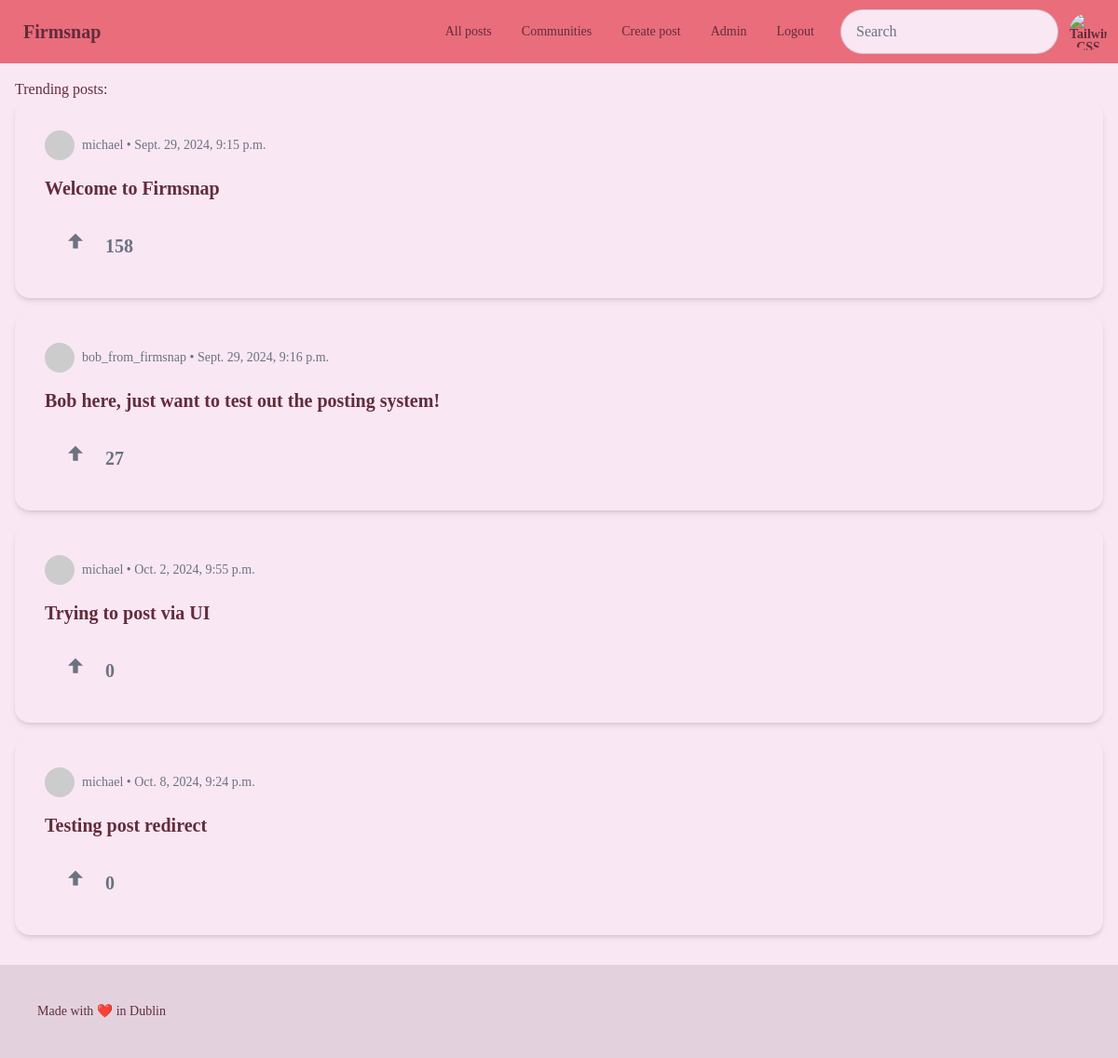
The page /app/all (signed in) on the database as committed earlier.
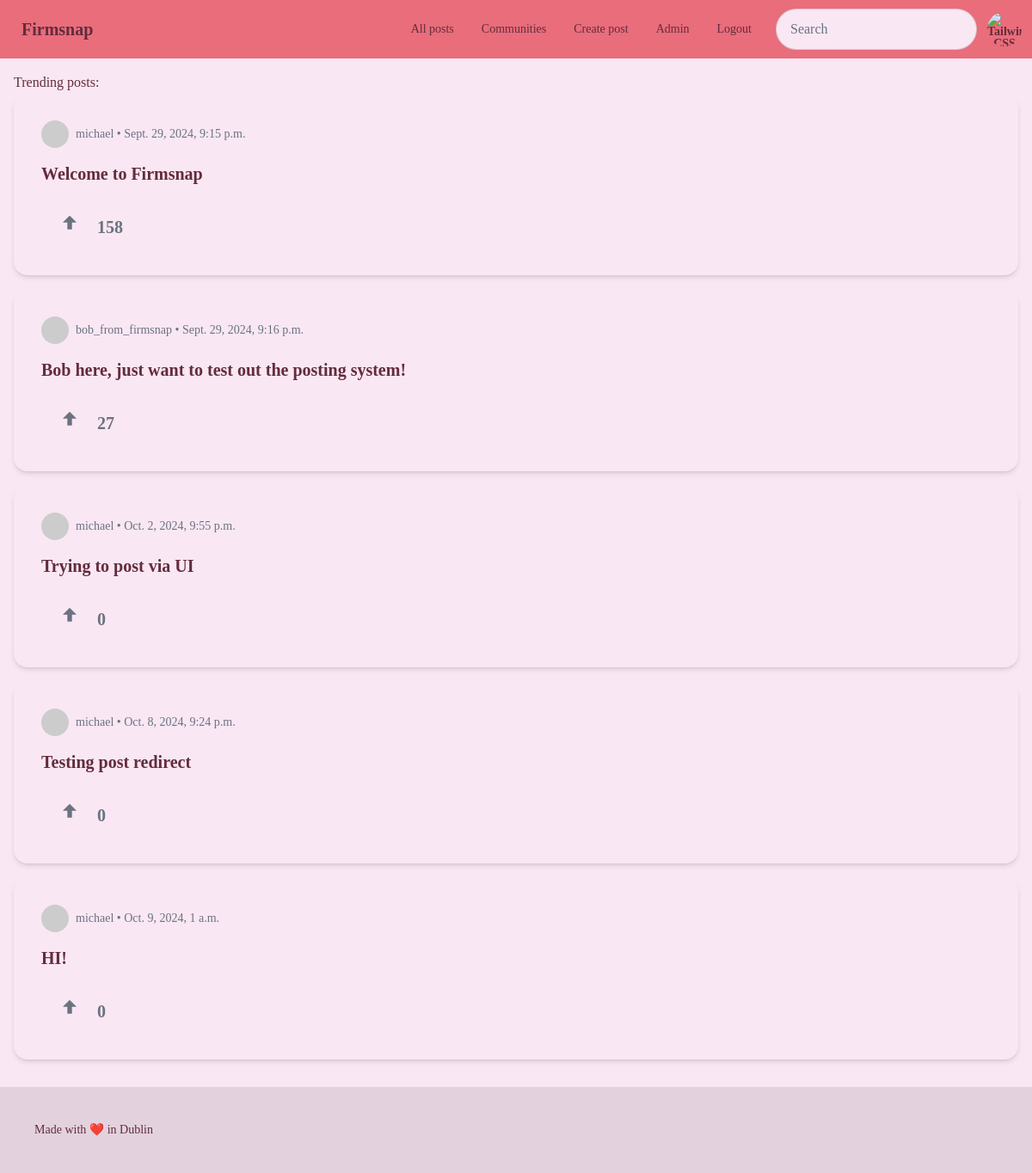
The same page on the database as committed later.
### app/models.py (models this page shows, shortened)
class Post(models.Model):
    organisation_id = models.ForeignKey(Organisation, on_delete=models.CASCADE)
    user_id = models.ForeignKey(User, on_delete=models.CASCADE)
    post_title = models.CharField(max_length=200, default="Untitled Post")
    post_text = models.TextField(max_length=2000)
    pub_date = models.DateTimeField(auto_now_add=True)
    votes = models.IntegerField(default=0)

class User(AbstractUser):
    organisation_id = models.ForeignKey(
        Organisation, on_delete=models.CASCADE, null=True, blank=True
    )
    is_org_admin = models.BooleanField(default=False)
    is_active = models.BooleanField(default=True)

### app/views.py (the view)
# urls.py: path("all", views.all_posts, name="all_posts"),
def all_posts(request):
    user = request.user
    if user.is_authenticated and user.organisation_id:
        organisation_id = user.organisation_id
        list_of_posts = Post.objects.filter(organisation_id=organisation_id)
        return render(request, "app/all_posts.html", {"list_of_posts": list_of_posts})
    else:
        return redirect("login")

### app/templates/app/all_posts.html
{% extends 'app/base.html' %}
{% block content %}
  <h2>Trending posts:</h2>
  {% if list_of_posts %}
    {% for post in list_of_posts %}
      <div class="card w-full bg-base-100 shadow-md mb-4">
        <div class="card-body">
          <div class="flex items-center mb-2">
            <div class="avatar">
              <div class="w-8 h-8 rounded-full">
                <img src="https://i.pravatar.cc/150?img=3" alt="User Avatar" />
              </div>
            </div>
            <span class="ml-2 text-sm text-gray-500">{{ post.user_id.username }} • {{ post.pub_date }}</span>
          </div>
          <h2 class="card-title"><a href="{% url 'post_detail' post.id %}">{{ post.post_title }}</a></h2>
          <div class="card-actions mt-4">
            <div class="flex space-x-2">
              <button class="btn btn-ghost text-gray-500 hover:text-green-500 flex items-center space-x-2">
                <svg xmlns="http://www.w3.org/2000/svg" class="h-8 w-8 inline" fill="currentColor" viewBox="0 0 24 24">
                  <path d="M12 2l-6 6h4v6h4v-6h4z" />
                </svg>
                <span class="text-xl font-bold">{{ post.votes }}</span>
              </button>
            </div>
          </div>
        </div>
      </div>
    {% endfor %}
  {% else %}
    <p>No posts found for this organization.</p>
  {% endif %}
{% endblock %}

Rows that differ between the two databases and show on the page:
added Post: user_id.username "michael", pub_date "Oct. 9, 2024, 1 a.m.", post_title "HI!", votes "0"
